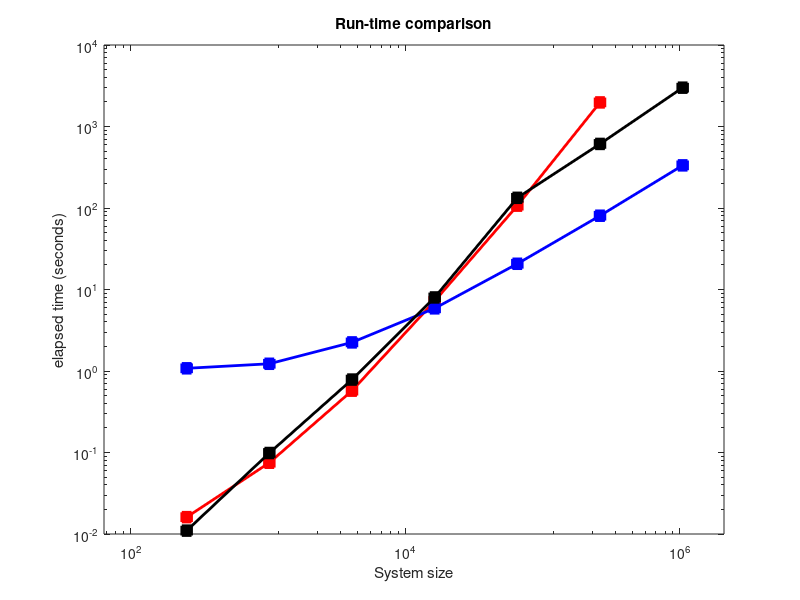

The MATLAB source for this figure: (Note: this script raises an error after producing the figure.)
index1 = [2^8, 2^10, 2^12, 2^14, 2^16, 2^18];
index2 = [2^20]; % suppress RSVD for index2
Rtime = [0.0161 0.0749 0.5736 7.2253 106.8300 1974.9187];
KLtime =[1.0790 1.2264 2.2436 5.8725 20.6885 80.3955 333.5380];
Htime = [0.0110 0.0986 0.7851 7.9894 133.3291 611.2985 2995.0448];

index22 = [index1, index2];
loglog(index1, Rtime, '-sr', 'LineWidth', 2, 'MarkerSize', 7, 'MarkerFaceColor',[1 0 0])
hold on
loglog(index22, KLtime, '-sb', 'LineWidth', 2, 'MarkerSize', 7, 'MarkerFaceColor',[0 0 1])
hold on
loglog(index22, Htime, '-sk', 'LineWidth', 2, 'MarkerSize', 7, 'MarkerFaceColor',[0 0 0])
title('Run-time comparison')
xlim([2^6, 2^21])
xticks([10^2 10^4 10^6])
xticklabels({'10^2', '10^4', '10^6'}) 
xlabel('System size')
ylabel('elapsed time (seconds)')
legend('RSVD', 'KL-expand', 'HODLR', 'Location', 'nw')
